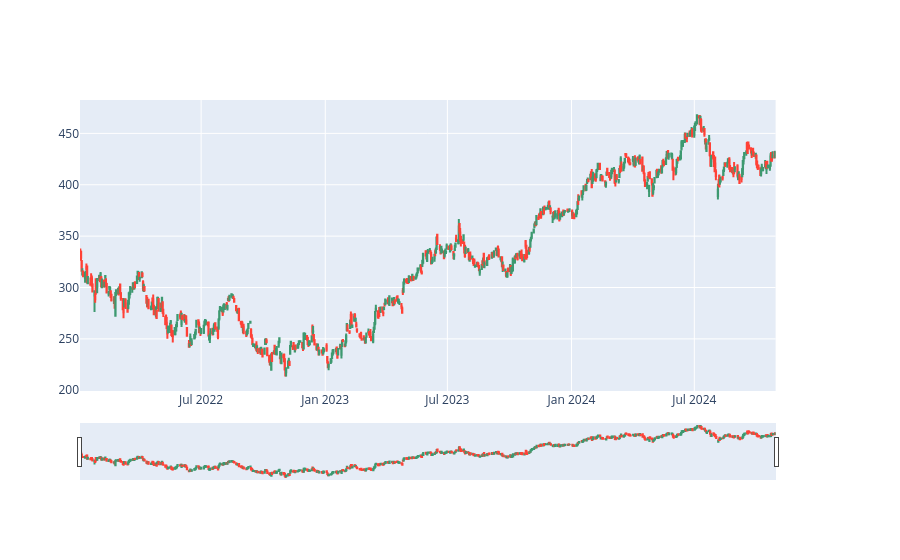

Source (notebook cell):
### Code cell
fig3 = make_subplots(specs=[[{"secondary_y": True}]])

                
fig3.add_trace(go.Candlestick(x=data.index,                
                              open=data['Open'],
                              high=data['High'],
                              low=data['Low'],
                              close=data['Close'],
                             ))

                
fig3

### Figure 1 — Plotly figure (JSON) as saved in the notebook; plotly's stock layout.template omitted (floating-point values rounded to 4 significant figures; data arrays with more than 128 entries replaced by an {"elided": "..."} marker saying what was removed)
{"data": [{"close": {"elided": "710 float values"}, "high": {"elided": "710 float values"}, "low": {"elided": "710 float values"}, "open": {"elided": "710 float values"}, "type": "candlestick", "x": {"elided": "710 str values"}}], "layout": {"xaxis": {"anchor": "y", "domain": [0, 0.94]}, "yaxis": {"anchor": "x", "domain": [0, 1]}, "yaxis2": {"anchor": "x", "overlaying": "y", "side": "right"}}}
